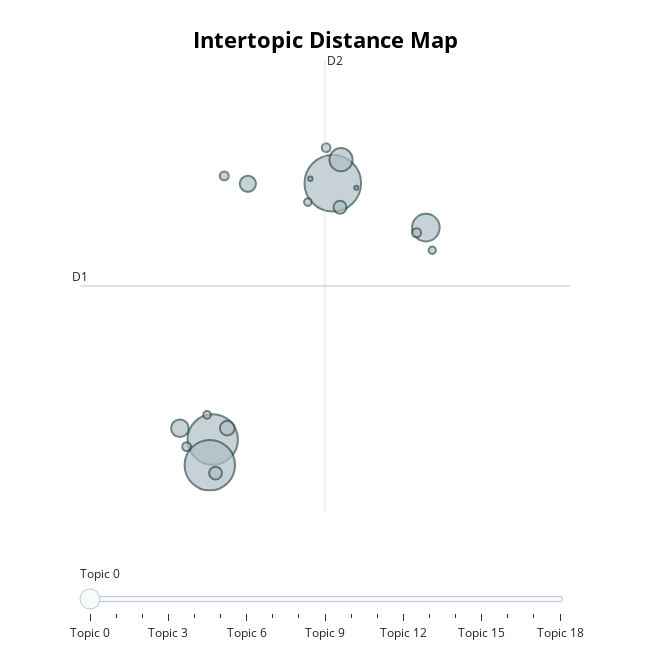
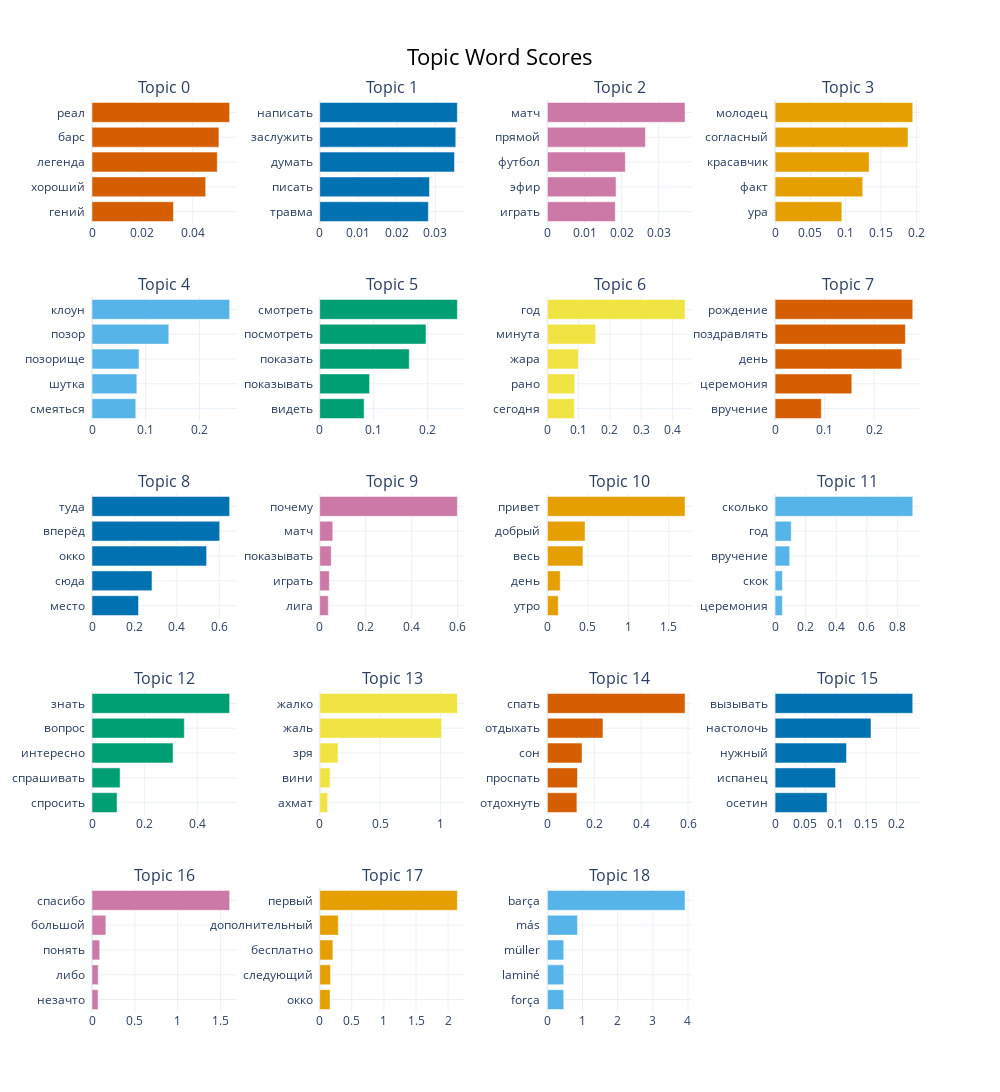

The notebook cell these images were saved under, in order:
### Code cell
# Visualize the generated topics
topic_model.visualize_topics().show()

# Visualize the top topics in a bar chart
topic_model.visualize_barchart(top_n_topics=20).show()  # Adjust `top_n_topics` as needed

### Figure 1 — Plotly figure (JSON) as saved in the notebook; plotly's stock layout.template omitted (floating-point values rounded to 4 significant figures)
{"data": [{"customdata": [[0, "реал | барс | легенда | хороший | гений", 3329], [1, "написать | заслужить | думать | писать | травма", 2643], [2, "матч | прямой | футбол | эфир | играть", 2638], [3, "молодец | согласный | красавчик | факт | ура", 791], [4, "клоун | позор | позорище | шутка | смеяться", 557], [5, "смотреть | посмотреть | показать | показывать | видеть", 324], [6, "год | минута | жара | рано | сегодня", 274], [7, "рождение | поздравлять | день | церемония | вручение", 224], [8, "туда | вперёд | окко | сюда | место", 176], [9, "почему | матч | показывать | играть | лига", 171], [10, "привет | добрый | весь | день | утро", 86], [11, "сколько | год | вручение | скок | церемония", 83], [12, "знать | вопрос | интересно | спрашивать | спросить", 81], [13, "жалко | жаль | зря | вини | ахмат", 78], [14, "спать | отдыхать | сон | проспать | отдохнуть", 62], [15, "вызывать | настолочь | нужный | испанец | осетин", 59], [16, "спасибо | большой | понять | либо | незачто", 55], [17, "первый | дополнительный | бесплатно | следующий | окко", 20], [18, "barça | más | müller | laminé | força", 17]], "hovertemplate": "<b>Topic %{customdata[0]}</b><br>%{customdata[1]}<br>Size: %{customdata[2]}", "legendgroup": "", "marker": {"color": "#B0BEC5", "line": {"color": "DarkSlateGrey", "width": 2}, "size": [3329, 2643, 2638, 791, 557, 324, 274, 224, 176, 171, 86, 83, 81, 78, 62, 59, 55, 20, 17], "sizemode": "area", "sizeref": 2.081, "symbol": "circle"}, "mode": "markers", "name": "", "orientation": "v", "showlegend": false, "type": "scatter", "x": [14.06, 12.0, 11.95, 15.66, 14.2, 11.44, 12.61, 12.25, 14.19, 12.05, 15.5, 12.2, 11.55, 13.95, 11.9, 13.64, 15.77, 13.68, 14.47], "xaxis": "x", "y": [13.04, 6.952, 6.345, 11.98, 13.6, 7.22, 13.02, 7.223, 12.47, 6.155, 11.86, 13.21, 6.785, 13.88, 7.538, 12.59, 11.45, 13.14, 12.93], "yaxis": "y"}], "layout": {"annotations": [{"showarrow": false, "text": "D1", "x": 9.722, "y": 10.6, "yshift": 10}, {"showarrow": false, "text": "D2", "x": 13.93, "xshift": 10, "y": 15.96}], "height": 650, "hoverlabel": {"bgcolor": "white", "font": {"family": "Rockwell", "size": 16}}, "legend": {"itemsizing": "constant", "tracegroupgap": 0}, "margin": {"t": 60}, "shapes": [{"line": {"color": "#CFD8DC", "width": 2}, "type": "line", "x0": 13.93, "x1": 13.93, "y0": 5.232, "y1": 15.96}, {"line": {"color": "#9E9E9E", "width": 2}, "type": "line", "x0": 9.722, "x1": 18.14, "y0": 10.6, "y1": 10.6}], "sliders": [{"active": 0, "pad": {"t": 50}, "steps": [{"args": [{"marker.color": [["red", "#B0BEC5", "#B0BEC5", "#B0BEC5", "#B0BEC5", "#B0BEC5", "#B0BEC5", "#B0BEC5", "#B0BEC5", "#B0BEC5", "#B0BEC5", "#B0BEC5", "#B0BEC5", "#B0BEC5", "#B0BEC5", "#B0BEC5", "#B0BEC5", "#B0BEC5", "#B0BEC5"]]}], "label": "Topic 0", "method": "update"}, {"args": [{"marker.color": [["#B0BEC5", "red", "#B0BEC5", "#B0BEC5", "#B0BEC5", "#B0BEC5", "#B0BEC5", "#B0BEC5", "#B0BEC5", "#B0BEC5", "#B0BEC5", "#B0BEC5", "#B0BEC5", "#B0BEC5", "#B0BEC5", "#B0BEC5", "#B0BEC5", "#B0BEC5", "#B0BEC5"]]}], "label": "Topic 1", "method": "update"}, {"args": [{"marker.color": [["#B0BEC5", "#B0BEC5", "red", "#B0BEC5", "#B0BEC5", "#B0BEC5", "#B0BEC5", "#B0BEC5", "#B0BEC5", "#B0BEC5", "#B0BEC5", "#B0BEC5", "#B0BEC5", "#B0BEC5", "#B0BEC5", "#B0BEC5", "#B0BEC5", "#B0BEC5", "#B0BEC5"]]}], "label": "Topic 2", "method": "update"}, {"args": [{"marker.color": [["#B0BEC5", "#B0BEC5", "#B0BEC5", "red", "#B0BEC5", "#B0BEC5", "#B0BEC5", "#B0BEC5", "#B0BEC5", "#B0BEC5", "#B0BEC5", "#B0BEC5", "#B0BEC5", "#B0BEC5", "#B0BEC5", "#B0BEC5", "#B0BEC5", "#B0BEC5", "#B0BEC5"]]}], "label": "Topic 3", "method": "update"}, {"args": [{"marker.color": [["#B0BEC5", "#B0BEC5", "#B0BEC5", "#B0BEC5", "red", "#B0BEC5", "#B0BEC5", "#B0BEC5", "#B0BEC5", "#B0BEC5", "#B0BEC5", "#B0BEC5", "#B0BEC5", "#B0BEC5", "#B0BEC5", "#B0BEC5", "#B0BEC5", "#B0BEC5", "#B0BEC5"]]}], "label": "Topic 4", "method": "update"}, {"args": [{"marker.color": [["#B0BEC5", "#B0BEC5", "#B0BEC5", "#B0BEC5", "#B0BEC5", "red", "#B0BEC5", "#B0BEC5", "#B0BEC5", "#B0BEC5", "#B0BEC5", "#B0BEC5", "#B0BEC5", "#B0BEC5", "#B0BEC5", "#B0BEC5", "#B0BEC5", "#B0BEC5", "#B0BEC5"]]}], "label": "Topic 5", "method": "update"}, {"args": [{"marker.color": [["#B0BEC5", "#B0BEC5", "#B0BEC5", "#B0BEC5", "#B0BEC5", "#B0BEC5", "red", "#B0BEC5", "#B0BEC5", "#B0BEC5", "#B0BEC5", "#B0BEC5", "#B0BEC5", "#B0BEC5", "#B0BEC5", "#B0BEC5", "#B0BEC5", "#B0BEC5", "#B0BEC5"]]}], "label": "Topic 6", "method": "update"}, {"args": [{"marker.color": [["#B0BEC5", "#B0BEC5", "#B0BEC5", "#B0BEC5", "#B0BEC5", "#B0BEC5", "#B0BEC5", "red", "#B0BEC5", "#B0BEC5", "#B0BEC5", "#B0BEC5", "#B0BEC5", "#B0BEC5", "#B0BEC5", "#B0BEC5", "#B0BEC5", "#B0BEC5", "#B0BEC5"]]}], "label": "Topic 7", "method": "update"}, {"args": [{"marker.color": [["#B0BEC5", "#B0BEC5", "#B0BEC5", "#B0BEC5", "#B0BEC5", "#B0BEC5", "#B0BEC5", "#B0BEC5", "red", "#B0BEC5", "#B0BEC5", "#B0BEC5", "#B0BEC5", "#B0BEC5", "#B0BEC5", "#B0BEC5", "#B0BEC5", "#B0BEC5", "#B0BEC5"]]}], "label": "Topic 8", "method": "update"}, {"args": [{"marker.color": [["#B0BEC5", "#B0BEC5", "#B0BEC5", "#B0BEC5", "#B0BEC5", "#B0BEC5", "#B0BEC5", "#B0BEC5", "#B0BEC5", "red", "#B0BEC5", "#B0BEC5", "#B0BEC5", "#B0BEC5", "#B0BEC5", "#B0BEC5", "#B0BEC5", "#B0BEC5", "#B0BEC5"]]}], "label": "Topic 9", "method": "update"}, {"args": [{"marker.color": [["#B0BEC5", "#B0BEC5", "#B0BEC5", "#B0BEC5", "#B0BEC5", "#B0BEC5", "#B0BEC5", "#B0BEC5", "#B0BEC5", "#B0BEC5", "red", "#B0BEC5", "#B0BEC5", "#B0BEC5", "#B0BEC5", "#B0BEC5", "#B0BEC5", "#B0BEC5", "#B0BEC5"]]}], "label": "Topic 10", "method": "update"}, {"args": [{"marker.color": [["#B0BEC5", "#B0BEC5", "#B0BEC5", "#B0BEC5", "#B0BEC5", "#B0BEC5", "#B0BEC5", "#B0BEC5", "#B0BEC5", "#B0BEC5", "#B0BEC5", "red", "#B0BEC5", "#B0BEC5", "#B0BEC5", "#B0BEC5", "#B0BEC5", "#B0BEC5", "#B0BEC5"]]}], "label": "Topic 11", "method": "update"}, {"args": [{"marker.color": [["#B0BEC5", "#B0BEC5", "#B0BEC5", "#B0BEC5", "#B0BEC5", "#B0BEC5", "#B0BEC5", "#B0BEC5", "#B0BEC5", "#B0BEC5", "#B0BEC5", "#B0BEC5", "red", "#B0BEC5", "#B0BEC5", "#B0BEC5", "#B0BEC5", "#B0BEC5", "#B0BEC5"]]}], "label": "Topic 12", "method": "update"}, {"args": [{"marker.color": [["#B0BEC5", "#B0BEC5", "#B0BEC5", "#B0BEC5", "#B0BEC5", "#B0BEC5", "#B0BEC5", "#B0BEC5", "#B0BEC5", "#B0BEC5", "#B0BEC5", "#B0BEC5", "#B0BEC5", "red", "#B0BEC5", "#B0BEC5", "#B0BEC5", "#B0BEC5", "#B0BEC5"]]}], "label": "Topic 13", "method": "update"}, {"args": [{"marker.color": [["#B0BEC5", "#B0BEC5", "#B0BEC5", "#B0BEC5", "#B0BEC5", "#B0BEC5", "#B0BEC5", "#B0BEC5", "#B0BEC5", "#B0BEC5", "#B0BEC5", "#B0BEC5", "#B0BEC5", "#B0BEC5", "red", "#B0BEC5", "#B0BEC5", "#B0BEC5", "#B0BEC5"]]}], "label": "Topic 14", "method": "update"}, {"args": [{"marker.color": [["#B0BEC5", "#B0BEC5", "#B0BEC5", "#B0BEC5", "#B0BEC5", "#B0BEC5", "#B0BEC5", "#B0BEC5", "#B0BEC5", "#B0BEC5", "#B0BEC5", "#B0BEC5", "#B0BEC5", "#B0BEC5", "#B0BEC5", "red", "#B0BEC5", "#B0BEC5", "#B0BEC5"]]}], "label": "Topic 15", "method": "update"}, {"args": [{"marker.color": [["#B0BEC5", "#B0BEC5", "#B0BEC5", "#B0BEC5", "#B0BEC5", "#B0BEC5", "#B0BEC5", "#B0BEC5", "#B0BEC5", "#B0BEC5", "#B0BEC5", "#B0BEC5", "#B0BEC5", "#B0BEC5", "#B0BEC5", "#B0BEC5", "red", "#B0BEC5", "#B0BEC5"]]}], "label": "Topic 16", "method": "update"}, {"args": [{"marker.color": [["#B0BEC5", "#B0BEC5", "#B0BEC5", "#B0BEC5", "#B0BEC5", "#B0BEC5", "#B0BEC5", "#B0BEC5", "#B0BEC5", "#B0BEC5", "#B0BEC5", "#B0BEC5", "#B0BEC5", "#B0BEC5", "#B0BEC5", "#B0BEC5", "#B0BEC5", "red", "#B0BEC5"]]}], "label": "Topic 17", "method": "update"}, {"args": [{"marker.color": [["#B0BEC5", "#B0BEC5", "#B0BEC5", "#B0BEC5", "#B0BEC5", "#B0BEC5", "#B0BEC5", "#B0BEC5", "#B0BEC5", "#B0BEC5", "#B0BEC5", "#B0BEC5", "#B0BEC5", "#B0BEC5", "#B0BEC5", "#B0BEC5", "#B0BEC5", "#B0BEC5", "red"]]}], "label": "Topic 18", "method": "update"}]}], "title": {"font": {"color": "Black", "size": 22}, "text": "<b>Intertopic Distance Map</b>", "x": 0.5, "xanchor": "center", "y": 0.95, "yanchor": "top"}, "width": 650, "xaxis": {"anchor": "y", "domain": [0, 1], "range": [9.722, 18.14], "title": {"text": ""}, "visible": false}, "yaxis": {"anchor": "x", "domain": [0, 1], "range": [5.232, 15.96], "title": {"text": ""}, "visible": false}}}

### Figure 2 — Plotly figure (JSON) as saved in the notebook; plotly's stock layout.template omitted (floating-point values rounded to 4 significant figures)
{"data": [{"marker": {"color": "#D55E00"}, "orientation": "h", "type": "bar", "x": [0.03233, 0.04512, 0.04973, 0.05037, 0.05463], "xaxis": "x", "y": ["гений  ", "хороший  ", "легенда  ", "барс  ", "реал  "], "yaxis": "y"}, {"marker": {"color": "#0072B2"}, "orientation": "h", "type": "bar", "x": [0.02818, 0.02846, 0.03495, 0.03529, 0.0357], "xaxis": "x2", "y": ["травма  ", "писать  ", "думать  ", "заслужить  ", "написать  "], "yaxis": "y2"}, {"marker": {"color": "#CC79A7"}, "orientation": "h", "type": "bar", "x": [0.0183, 0.0185, 0.021, 0.02642, 0.03709], "xaxis": "x3", "y": ["играть  ", "эфир  ", "футбол  ", "прямой  ", "матч  "], "yaxis": "y3"}, {"marker": {"color": "#E69F00"}, "orientation": "h", "type": "bar", "x": [0.09449, 0.1241, 0.1331, 0.1881, 0.1949], "xaxis": "x4", "y": ["ура  ", "факт  ", "красавчик  ", "согласный  ", "молодец  "], "yaxis": "y4"}, {"marker": {"color": "#56B4E9"}, "orientation": "h", "type": "bar", "x": [0.08152, 0.08345, 0.08754, 0.1429, 0.2563], "xaxis": "x5", "y": ["смеяться  ", "шутка  ", "позорище  ", "позор  ", "клоун  "], "yaxis": "y5"}, {"marker": {"color": "#009E73"}, "orientation": "h", "type": "bar", "x": [0.08224, 0.09241, 0.1659, 0.1968, 0.2549], "xaxis": "x6", "y": ["видеть  ", "показывать  ", "показать  ", "посмотреть  ", "смотреть  "], "yaxis": "y6"}, {"marker": {"color": "#F0E442"}, "orientation": "h", "type": "bar", "x": [0.08611, 0.08753, 0.09901, 0.1545, 0.4404], "xaxis": "x7", "y": ["сегодня  ", "рано  ", "жара  ", "минута  ", "год  "], "yaxis": "y7"}, {"marker": {"color": "#D55E00"}, "orientation": "h", "type": "bar", "x": [0.09333, 0.155, 0.2561, 0.2632, 0.278], "xaxis": "x8", "y": ["вручение  ", "церемония  ", "день  ", "поздравлять  ", "рождение  "], "yaxis": "y8"}, {"marker": {"color": "#0072B2"}, "orientation": "h", "type": "bar", "x": [0.2192, 0.2827, 0.5402, 0.6017, 0.6487], "xaxis": "x9", "y": ["место  ", "сюда  ", "окко  ", "вперёд  ", "туда  "], "yaxis": "y9"}, {"marker": {"color": "#CC79A7"}, "orientation": "h", "type": "bar", "x": [0.03731, 0.04182, 0.05005, 0.05675, 0.5985], "xaxis": "x10", "y": ["лига  ", "играть  ", "показывать  ", "матч  ", "почему  "], "yaxis": "y10"}, {"marker": {"color": "#E69F00"}, "orientation": "h", "type": "bar", "x": [0.1345, 0.1585, 0.4396, 0.4655, 1.702], "xaxis": "x11", "y": ["утро  ", "день  ", "весь  ", "добрый  ", "привет  "], "yaxis": "y11"}, {"marker": {"color": "#56B4E9"}, "orientation": "h", "type": "bar", "x": [0.04757, 0.04773, 0.09549, 0.1058, 0.9011], "xaxis": "x12", "y": ["церемония  ", "скок  ", "вручение  ", "год  ", "сколько  "], "yaxis": "y12"}, {"marker": {"color": "#009E73"}, "orientation": "h", "type": "bar", "x": [0.09533, 0.1068, 0.3081, 0.3508, 0.5231], "xaxis": "x13", "y": ["спросить  ", "спрашивать  ", "интересно  ", "вопрос  ", "знать  "], "yaxis": "y13"}, {"marker": {"color": "#F0E442"}, "orientation": "h", "type": "bar", "x": [0.06603, 0.08608, 0.1521, 1.009, 1.14], "xaxis": "x14", "y": ["ахмат  ", "вини  ", "зря  ", "жаль  ", "жалко  "], "yaxis": "y14"}, {"marker": {"color": "#D55E00"}, "orientation": "h", "type": "bar", "x": [0.1258, 0.1283, 0.1476, 0.2371, 0.5873], "xaxis": "x15", "y": ["отдохнуть  ", "проспать  ", "сон  ", "отдыхать  ", "спать  "], "yaxis": "y15"}, {"marker": {"color": "#0072B2"}, "orientation": "h", "type": "bar", "x": [0.08582, 0.09965, 0.1178, 0.1582, 0.2271], "xaxis": "x16", "y": ["осетин  ", "испанец  ", "нужный  ", "настолочь  ", "вызывать  "], "yaxis": "y16"}, {"marker": {"color": "#CC79A7"}, "orientation": "h", "type": "bar", "x": [0.07072, 0.07253, 0.09003, 0.1621, 1.607], "xaxis": "x17", "y": ["незачто  ", "либо  ", "понять  ", "большой  ", "спасибо  "], "yaxis": "y17"}, {"marker": {"color": "#E69F00"}, "orientation": "h", "type": "bar", "x": [0.1615, 0.1684, 0.2053, 0.2892, 2.144], "xaxis": "x18", "y": ["окко  ", "следующий  ", "бесплатно  ", "дополнительный  ", "первый  "], "yaxis": "y18"}, {"marker": {"color": "#56B4E9"}, "orientation": "h", "type": "bar", "x": [0.4652, 0.4652, 0.4652, 0.8575, 3.917], "xaxis": "x19", "y": ["força  ", "laminé  ", "müller  ", "más  ", "barça  "], "yaxis": "y19"}], "layout": {"annotations": [{"font": {"size": 16}, "showarrow": false, "text": "Topic 0", "x": 0.0875, "xanchor": "center", "xref": "paper", "y": 1.0, "yanchor": "bottom", "yref": "paper"}, {"font": {"size": 16}, "showarrow": false, "text": "Topic 1", "x": 0.3625, "xanchor": "center", "xref": "paper", "y": 1.0, "yanchor": "bottom", "yref": "paper"}, {"font": {"size": 16}, "showarrow": false, "text": "Topic 2", "x": 0.6375, "xanchor": "center", "xref": "paper", "y": 1.0, "yanchor": "bottom", "yref": "paper"}, {"font": {"size": 16}, "showarrow": false, "text": "Topic 3", "x": 0.9125, "xanchor": "center", "xref": "paper", "y": 1.0, "yanchor": "bottom", "yref": "paper"}, {"font": {"size": 16}, "showarrow": false, "text": "Topic 4", "x": 0.0875, "xanchor": "center", "xref": "paper", "y": 0.784, "yanchor": "bottom", "yref": "paper"}, {"font": {"size": 16}, "showarrow": false, "text": "Topic 5", "x": 0.3625, "xanchor": "center", "xref": "paper", "y": 0.784, "yanchor": "bottom", "yref": "paper"}, {"font": {"size": 16}, "showarrow": false, "text": "Topic 6", "x": 0.6375, "xanchor": "center", "xref": "paper", "y": 0.784, "yanchor": "bottom", "yref": "paper"}, {"font": {"size": 16}, "showarrow": false, "text": "Topic 7", "x": 0.9125, "xanchor": "center", "xref": "paper", "y": 0.784, "yanchor": "bottom", "yref": "paper"}, {"font": {"size": 16}, "showarrow": false, "text": "Topic 8", "x": 0.0875, "xanchor": "center", "xref": "paper", "y": 0.568, "yanchor": "bottom", "yref": "paper"}, {"font": {"size": 16}, "showarrow": false, "text": "Topic 9", "x": 0.3625, "xanchor": "center", "xref": "paper", "y": 0.568, "yanchor": "bottom", "yref": "paper"}, {"font": {"size": 16}, "showarrow": false, "text": "Topic 10", "x": 0.6375, "xanchor": "center", "xref": "paper", "y": 0.568, "yanchor": "bottom", "yref": "paper"}, {"font": {"size": 16}, "showarrow": false, "text": "Topic 11", "x": 0.9125, "xanchor": "center", "xref": "paper", "y": 0.568, "yanchor": "bottom", "yref": "paper"}, {"font": {"size": 16}, "showarrow": false, "text": "Topic 12", "x": 0.0875, "xanchor": "center", "xref": "paper", "y": 0.352, "yanchor": "bottom", "yref": "paper"}, {"font": {"size": 16}, "showarrow": false, "text": "Topic 13", "x": 0.3625, "xanchor": "center", "xref": "paper", "y": 0.352, "yanchor": "bottom", "yref": "paper"}, {"font": {"size": 16}, "showarrow": false, "text": "Topic 14", "x": 0.6375, "xanchor": "center", "xref": "paper", "y": 0.352, "yanchor": "bottom", "yref": "paper"}, {"font": {"size": 16}, "showarrow": false, "text": "Topic 15", "x": 0.9125, "xanchor": "center", "xref": "paper", "y": 0.352, "yanchor": "bottom", "yref": "paper"}, {"font": {"size": 16}, "showarrow": false, "text": "Topic 16", "x": 0.0875, "xanchor": "center", "xref": "paper", "y": 0.136, "yanchor": "bottom", "yref": "paper"}, {"font": {"size": 16}, "showarrow": false, "text": "Topic 17", "x": 0.3625, "xanchor": "center", "xref": "paper", "y": 0.136, "yanchor": "bottom", "yref": "paper"}, {"font": {"size": 16}, "showarrow": false, "text": "Topic 18", "x": 0.6375, "xanchor": "center", "xref": "paper", "y": 0.136, "yanchor": "bottom", "yref": "paper"}], "height": 1250, "hoverlabel": {"bgcolor": "white", "font": {"family": "Rockwell", "size": 16}}, "showlegend": false, "title": {"font": {"color": "Black", "size": 22}, "text": "Topic Word Scores", "x": 0.5, "xanchor": "center", "yanchor": "top"}, "width": 1000, "xaxis": {"anchor": "y", "domain": [0, 0.175], "showgrid": true}, "xaxis10": {"anchor": "y10", "domain": [0.275, 0.45], "showgrid": true}, "xaxis11": {"anchor": "y11", "domain": [0.55, 0.725], "showgrid": true}, "xaxis12": {"anchor": "y12", "domain": [0.825, 1], "showgrid": true}, "xaxis13": {"anchor": "y13", "domain": [0, 0.175], "showgrid": true}, "xaxis14": {"anchor": "y14", "domain": [0.275, 0.45], "showgrid": true}, "xaxis15": {"anchor": "y15", "domain": [0.55, 0.725], "showgrid": true}, "xaxis16": {"anchor": "y16", "domain": [0.825, 1], "showgrid": true}, "xaxis17": {"anchor": "y17", "domain": [0, 0.175], "showgrid": true}, "xaxis18": {"anchor": "y18", "domain": [0.275, 0.45], "showgrid": true}, "xaxis19": {"anchor": "y19", "domain": [0.55, 0.725], "showgrid": true}, "xaxis2": {"anchor": "y2", "domain": [0.275, 0.45], "showgrid": true}, "xaxis20": {"anchor": "y20", "domain": [0.825, 1], "showgrid": true}, "xaxis3": {"anchor": "y3", "domain": [0.55, 0.725], "showgrid": true}, "xaxis4": {"anchor": "y4", "domain": [0.825, 1], "showgrid": true}, "xaxis5": {"anchor": "y5", "domain": [0, 0.175], "showgrid": true}, "xaxis6": {"anchor": "y6", "domain": [0.275, 0.45], "showgrid": true}, "xaxis7": {"anchor": "y7", "domain": [0.55, 0.725], "showgrid": true}, "xaxis8": {"anchor": "y8", "domain": [0.825, 1], "showgrid": true}, "xaxis9": {"anchor": "y9", "domain": [0, 0.175], "showgrid": true}, "yaxis": {"anchor": "x", "domain": [0.864, 1.0], "showgrid": true}, "yaxis10": {"anchor": "x10", "domain": [0.432, 0.568], "showgrid": true}, "yaxis11": {"anchor": "x11", "domain": [0.432, 0.568], "showgrid": true}, "yaxis12": {"anchor": "x12", "domain": [0.432, 0.568], "showgrid": true}, "yaxis13": {"anchor": "x13", "domain": [0.216, 0.352], "showgrid": true}, "yaxis14": {"anchor": "x14", "domain": [0.216, 0.352], "showgrid": true}, "yaxis15": {"anchor": "x15", "domain": [0.216, 0.352], "showgrid": true}, "yaxis16": {"anchor": "x16", "domain": [0.216, 0.352], "showgrid": true}, "yaxis17": {"anchor": "x17", "domain": [0, 0.136], "showgrid": true}, "yaxis18": {"anchor": "x18", "domain": [0, 0.136], "showgrid": true}, "yaxis19": {"anchor": "x19", "domain": [0, 0.136], "showgrid": true}, "yaxis2": {"anchor": "x2", "domain": [0.864, 1.0], "showgrid": true}, "yaxis20": {"anchor": "x20", "domain": [0, 0.136], "showgrid": true}, "yaxis3": {"anchor": "x3", "domain": [0.864, 1.0], "showgrid": true}, "yaxis4": {"anchor": "x4", "domain": [0.864, 1.0], "showgrid": true}, "yaxis5": {"anchor": "x5", "domain": [0.648, 0.784], "showgrid": true}, "yaxis6": {"anchor": "x6", "domain": [0.648, 0.784], "showgrid": true}, "yaxis7": {"anchor": "x7", "domain": [0.648, 0.784], "showgrid": true}, "yaxis8": {"anchor": "x8", "domain": [0.648, 0.784], "showgrid": true}, "yaxis9": {"anchor": "x9", "domain": [0.432, 0.568], "showgrid": true}}}
